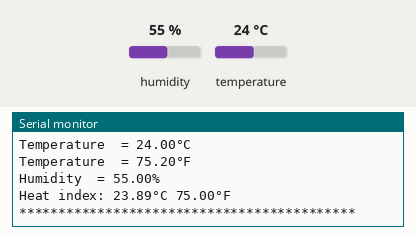
The sketch below on a simulated Arduino Uno, built with avr-gcc and run on an emulated ATmega328P. Parts: the last lines printed to the serial monitor. The inputs (shaded band) are chosen by the test bench; at power-on: humidity 55 %, temperature 24 °C.

Above: at 3.0 s.
3.1 s: humidity set to 22 %
At 5.9 s:
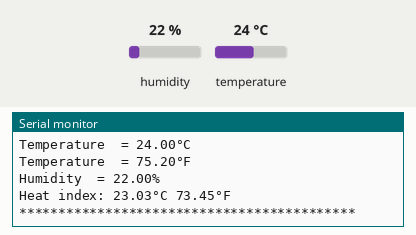
6.0 s: temperature set to 12 °C
At 7.5 s:
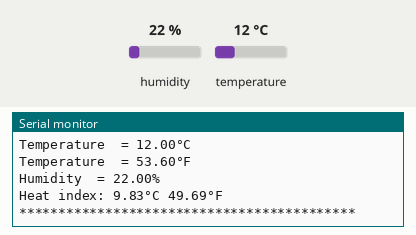
8.9 s: humidity set to 40 %
At 12.5 s:
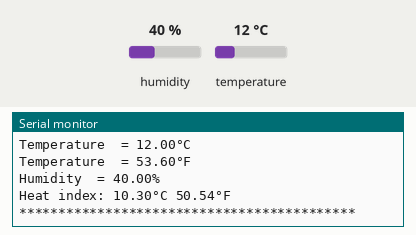
Timing chart, 0 to 14.0 s (numbered marks = the images above; inputs shaded):
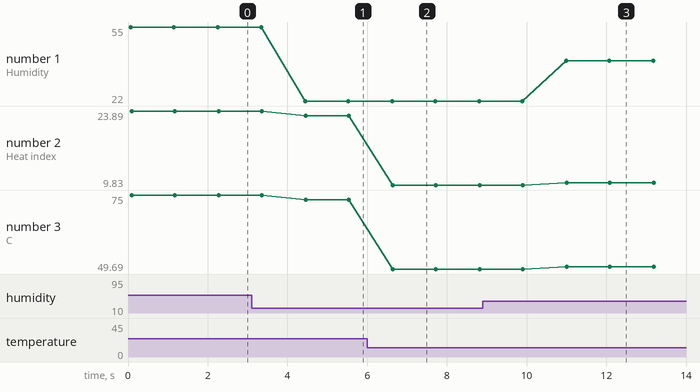

Measured:
- after the input at 3.1 s, the serial monitor: prints a new line after 1.3 s (image 1)
- after the input at 6.0 s, the serial monitor: prints a new line after 0.58 s (image 2)
- after the input at 8.9 s, the serial monitor: prints a new line after 2.1 s (image 3)
- plotted number 1: 55 → 22 after the input at 3.1 s, 22 → 40 after the input at 8.9 s
- plotted number 2: 23.89 → 23.03 after the input at 3.1 s, 23.03 → 9.83 after the input at 6.0 s, 9.83 → 10.3 after the input at 8.9 s
- plotted number 3: 75 → 73.45 after the input at 3.1 s, 73.45 → 49.69 after the input at 6.0 s, 49.69 → 50.54 after the input at 8.9 s

The sketch:

DHT_TempMoist.ino
```cpp
#include <DHT.h>
/*
  I used this for pinouts: http://www.circuitbasics.com/how-to-set-up-the-dht11-humidity-sensor-on-an-arduino/
  And this for code and library: https://github.com/adafruit/DHT-sensor-library

*/
//sdht DHT;

#define DHT11_PIN 7
#define DHTTYPE DHT11

DHT dht(DHT11_PIN, DHTTYPE);


void setup() {
  Serial.begin(9600);
  Serial.println(F("DHTxx test!"));
  dht.begin();
}

void loop()
{

  float h = dht.readHumidity();
  float t = dht.readTemperature();
  float f = dht.readTemperature(true);
  if (isnan(h) || isnan(t) || isnan(f)) {
    Serial.println(F("Failed to read from DHT sensor!"));
    return;
  }

  float hif = dht.computeHeatIndex(f, h);
  float hic = dht.computeHeatIndex(t, h, false);

  Serial.print(F("Temperature  = "));
  Serial.print(t);
  Serial.print(F("°C"));
  Serial.print(F("\nTemperature  = "));
  Serial.print(f);
  Serial.print(F("°F"));

  Serial.print("\nHumidity  = ");
  Serial.print(h);

  Serial.print(F("%\nHeat index: "));
  Serial.print(hic);
  Serial.print(F("°C "));
  Serial.print(hif);
  Serial.println(F("°F\n*******************************************"));

  delay(1000);


}
```
